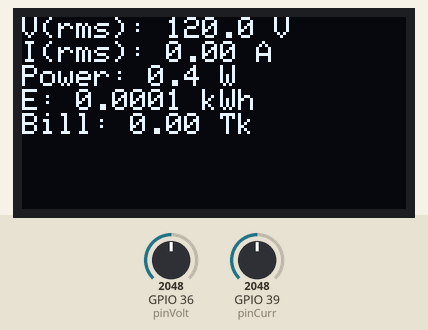
The sketch below on a simulated ESP32. Shown: 128×64 one-colour display. The inputs (shaded band) are chosen by the test bench; at power-on: GPIO 36 (pinVolt) = 2048, GPIO 39 (pinCurr) = 2048. What the sketch prints to the serial monitor is not drawn.

Above: at 1.8 s.
1.9 s: GPIO 36 (pinVolt) set to 0
At 2.5 s:
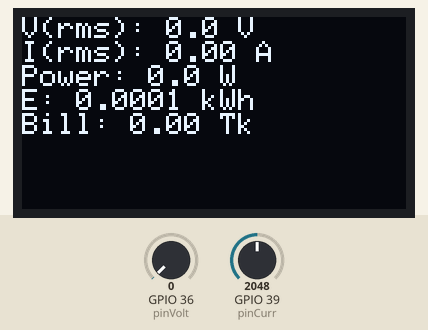
3.6 s: GPIO 39 (pinCurr) set to 2866
At 4.9 s:
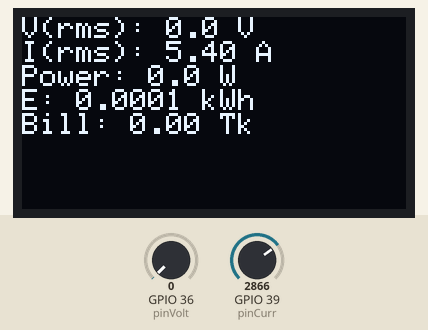
5.6 s: GPIO 36 (pinVolt) set to 491
At 7.0 s:
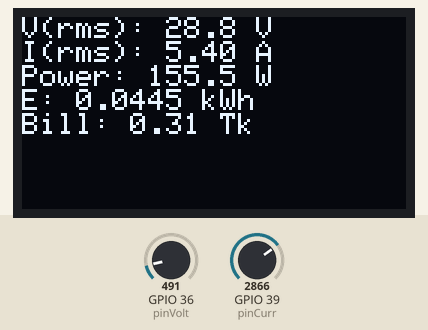
8.7 s: GPIO 39 (pinCurr) set to 3603
At 10.1 s:
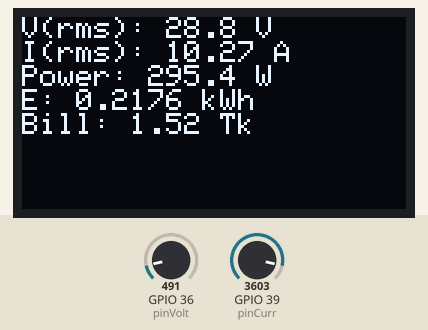
11.8 s: GPIO 39 (pinCurr) set to 4095
At 13.2 s:
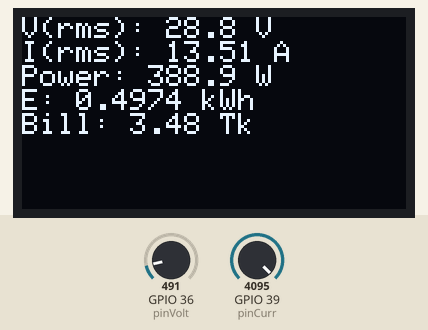
14.9 s: GPIO 36 (pinVolt) set to 1228
At 16.2 s:
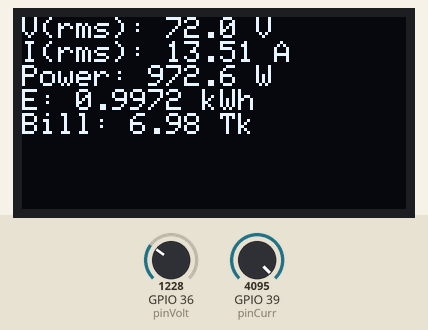
Timing chart, 0 to 17.9 s (numbered marks = the images above; inputs shaded):
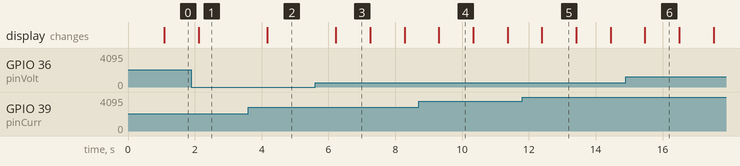

The sketch:

sketch.ino
```cpp
#include <Wire.h>
#include <Adafruit_GFX.h>
#include <Adafruit_SSD1306.h>

#define SCREEN_WIDTH 128
#define SCREEN_HEIGHT 64
#define OLED_RESET    -1
Adafruit_SSD1306 display(SCREEN_WIDTH, SCREEN_HEIGHT, &Wire, OLED_RESET);

const int pinVolt = 36; // A0
const int pinCurr = 39; // A3

float energy = 0;
unsigned long lastTime = 0;
const float rate = 7.0; // Tk per kWh

void setup() {
  Serial.begin(115200);
  if (!display.begin(SSD1306_SWITCHCAPVCC, 0x3C)) {
    Serial.println(F("SSD1306 allocation failed"));
    for (;;);
  }
  display.clearDisplay();
  lastTime = millis();
}

void loop() {
  float rawV = analogRead(pinVolt);
  float voltage = rawV / 4095.0 * 240.0;

  float rawI = analogRead(pinCurr);
  float current = (rawI / 4095.0 * 5.0 - 2.5) / 0.185; // simulate ±5A

  float power = voltage * current;

  unsigned long now = millis();
  energy += power * (now - lastTime) / (1000.0 * 3600.0); // Wh to kWh
  lastTime = now;

  float bill = energy * rate;

  // Display
  display.clearDisplay();
  display.setTextSize(1);
  display.setTextColor(WHITE);
  display.setCursor(0, 0);
  display.printf("V(rms): %.1f V\nI(rms): %.2f A\nPower: %.1f W\nE: %.4f kWh\nBill: %.2f Tk",
                 voltage, current, power, energy, bill);
  display.display();

  // Serial Output
  Serial.printf("Voltage: %.1f V | Current: %.2f A | Power: %.1f W | Energy: %.4f kWh | Bill: %.2f Tk\n",
                 voltage, current, power, energy, bill);

  delay(1000);
}
```

Measured:
- after the input at 3.6 s, the display: changes after 0.57 s (image 2)
- after the input at 5.6 s, the display: changes after 0.62 s (image 3)
- what the display in image 3 shows lasts 1.1 s, from 6.2 s to 7.3 s
